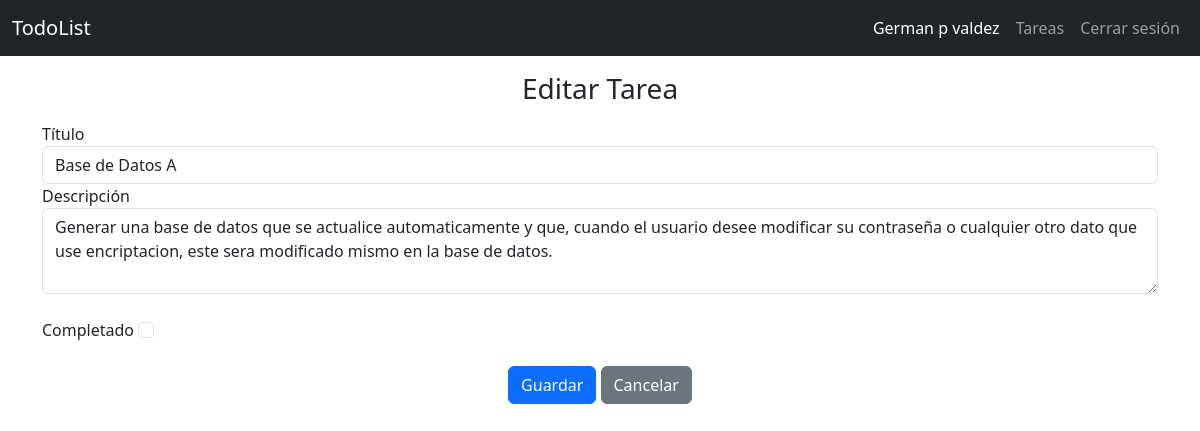
/todo/update/4 (signed in), run on the app's committed database.
### todor/models.py (models this page shows, shortened)
class User(db.Model):
    id = db.Column(db.Integer, primary_key = True)
    username = db.Column(db.String(20), unique = True, nullable = False)
    password = db.Column(db.Text, nullable = False)

class Todo(db.Model):
    id = db.Column(db.Integer, primary_key = True)
    created_by = db.Column(db.Integer, db.ForeignKey('user.id'), nullable = False)
    title = db.Column(db.String(100), nullable = False)
    desc = db.Column(db.Text)
    state = db.Column(db.Boolean, default = False)

### todor/todo.py (the view)
@bp.route('/update/<int:id>', methods=('GET','POST'))
@login_required
def update(id):
    todo = get_todo(id)
    if request.method == 'POST':
        todo.title = request.form['title']
        todo.desc = request.form['desc']
        todo.state = True if request.form.get('state') == 'on' else False
        db.session.commit()
        return redirect(url_for('todo.index'))
    return render_template('todo/update.html', todo = todo)

### todor/auth.py (called while the page is built)
@bp.before_app_request
def load_logged_in_user():
    user_id = session.get('user_id')
    if user_id is None:
        g.user = None
    else:
        g.user = User.query.get_or_404(user_id)

def login_required(view):
    @functools.wraps(view)
    def wrapped_view(**kwargs):
        if g.user is None:
            return redirect(url_for('auth.login'))
        return view(**kwargs)
    return wrapped_view

### todor/todo.py (called while the page is built)
def get_todo(id):
    todo = Todo.query.get_or_404(id)
    return todo

### todor/templates/todo/update.html
{% extends 'base.html'%}
{% block content %}
<section class="container-sm">
    <h3 class="text-center mt-3 mb-3">{% block title %}Editar Tarea{% endblock %}</h3>
    <form action="" method="post">
        <div class="form-group">
            <label for="title">Título</label>
            <input type="text" class="form-control" id="title" name="title" required value="{{ todo.title }}">
        </div>
        <div class="form-group">
            <label for="desc">Descripción</label>
            <textarea class="form-control" id="desc" name="desc" rows="3">{{ todo.desc }}</textarea>
        </div>
        <br>
        <div class="form-group">
            <label for="state">Completado</label>
            <input class="form-check-input" type="checkbox" name="state" id="state" {% if todo.state == true %} checked {% endif%}>
        </div>
        <br>
        <div class="text-center">
            <input type="submit" class="btn btn-primary" value="Guardar">
            <a href="{{ url_for('todo.index') }}" class="btn btn-secondary">Cancelar</a>
        </div>
    </form>
</section>
{% endblock %}

### todor/templates/base.html (shortened to what this page needs)
<!DOCTYPE html>
<html lang="en">
<head>
    <link href="https://cdn.jsdelivr.net/npm/bootstrap@5.3.0-alpha1/dist/css/bootstrap.min.css" rel="stylesheet"
>
</head>
<body>
    <nav class="navbar navbar-expand-sm navbar-dark bg-dark" data-bs-theme="dark">
        <div class="container-fluid">
            <a class="navbar-brand" href="{{url_for('index')}}">TodoList</a>
            <div class="collapse navbar-collapse justify-content-end" id="navbarNav">
                <ul class="navbar-nav">
                    {% if g.user %}
                    <li class="nav-item">
                        <span class="nav-link active"> {{ g.user.username }} </span>
                    </li>
                    <li class="nav-item">
                        <a class="nav-link" href="{{url_for('todo.index')}}">Tareas</a>
                    </li>
                    <li class="nav-item">
                        <a class="nav-link" href="{{url_for('auth.logout')}}">Cerrar sesión</a>
                    </li>
                    {% endif %}
                </ul>
            </div>
        </div>
    </nav>
    {% block content %}
    {% endblock%}
</body>
</html>

### data on the page
User: user.username "German p valdez"
Todo: title "Base de Datos A", desc "Generar una base de datos que se actualice automaticamente y que, cuando el usuario desee modificar su contraseña o cualquier otro dato que use encriptacion, este sera modificado mismo en la base de datos."
